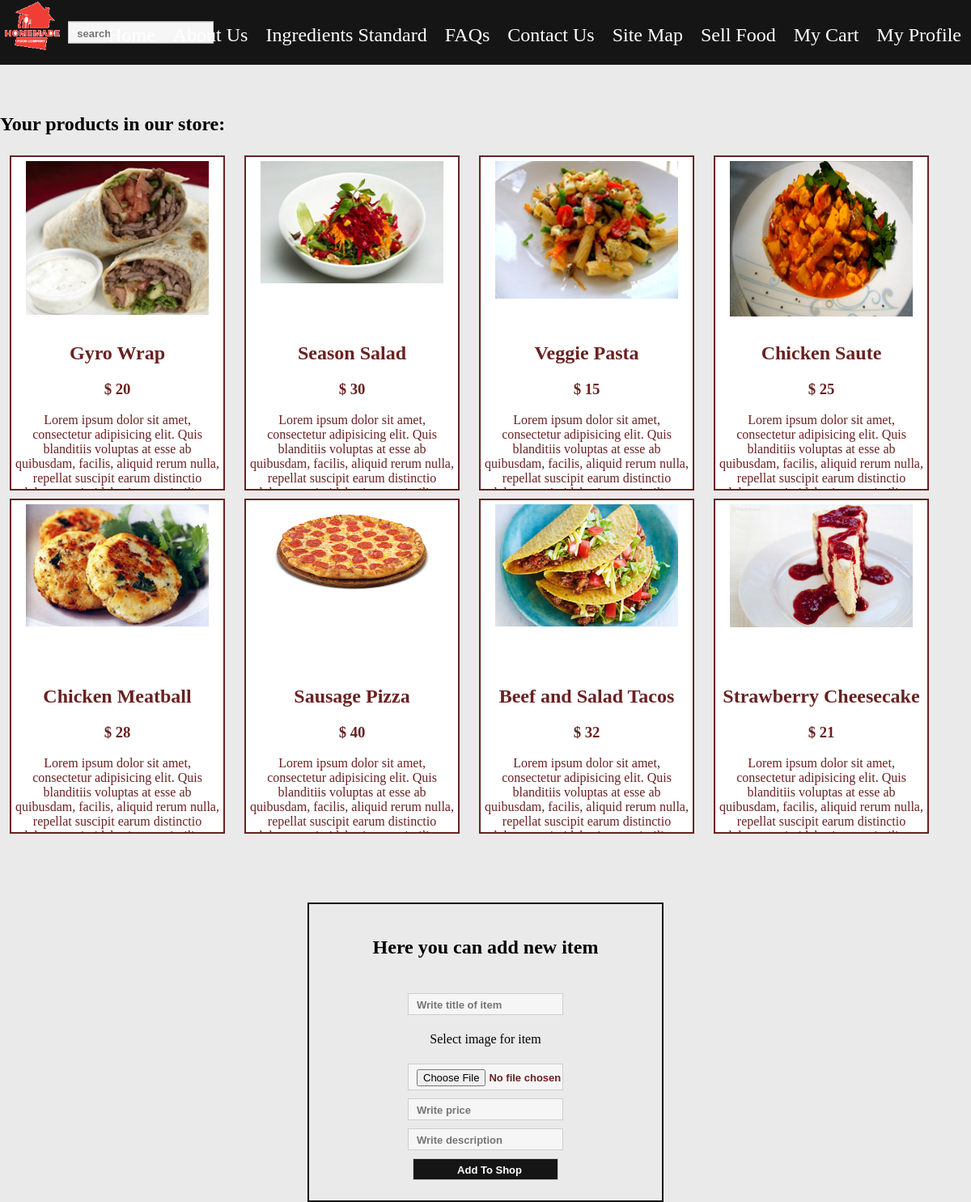
The page /pages/sellFood.php (signed in) on the database its author committed.
### tables this page shows
CREATE TABLE IF NOT EXISTS `items` (
  `id` int(10) unsigned NOT NULL,
  `name` varchar(30) NOT NULL,
  `image` varchar(40) NOT NULL,
  `price` double NOT NULL,
  `description` text NOT NULL,
  `id_user` int(10) unsigned NOT NULL
);

### pages/sellFood.php (the view, shortened to what this page needs)
<?php
require_once '../connection.php';
if (isset($_COOKIE['user'])) {
    if (isset($_POST['submit'])) {
        $uploaddir = $_SERVER['DOCUMENT_ROOT'] . '/images/';
        $uploadfile = $uploaddir . $_FILES['image']['name'];
        $path = 'images/' . $_FILES['image']['name'];
        move_uploaded_file($_FILES['image']['tmp_name'], $uploadfile);
        $get = $db->query("SELECT id FROM users WHERE login = '{$_COOKIE['user']}'");
        $res = $get->fetch_assoc();
        $db->query("INSERT INTO items (name, image, price, description, id_user) VALUES ('{$_POST['name']}', '{$path}', '{$_POST['price']}', '{$_POST['description']}', '{$res['id']}')");
        header('Refresh: 0; url=sellFood.php');
    } else {
        require_once 'header.php';
        $get = $db->query("SELECT id FROM users WHERE login = '{$_COOKIE['user']}'");
        $res = $get->fetch_assoc();
        $get = $db->query("SELECT * FROM items WHERE id_user = '{$res['id']}'");
        $raw = $get->fetch_assoc();
        if ($raw != null) {
            print '<h2>Your products in our store:</h2>';
            ?>
            <div class="item">
                <div class = "itemImg" style = "background-image: url(../<?=$raw['image'] ?>);background-repeat: no-repeat;background-size: 100% auto;"></div>
                <br>
                <h2><?=$raw['name'] ?></h2>
                <h3>$ <?=$raw['price'] ?></h3>
                <p><?=$raw['description'] ?></p>
            </div>
            <?php
            while ($row = $get->fetch_assoc()):
                ?>
                <div class="item">
                    <div class = "itemImg" style = "background-image: url(../<?=$row['image'] ?>);background-repeat: no-repeat;background-size: 100% auto;"></div>
                    <br>
                    <h2><?=$row['name'] ?></h2>
                    <h3>$ <?=$row['price'] ?></h3>
                    <p><?=$row['description'] ?></p>
                </div>
            <?php endwhile;
        }
        else {
            print '<h2>You have not added any items yet.</h2>';
        }
        ?>
        <div class = "formBlock">
            <form enctype="multipart/form-data" method="post">
                <h2>Here you can add new item</h2><br>
                <input type="text" name="name" placeholder="Write title of item" required><br>
                <p>Select image for item</p>
                <input type="file" name="image" placeholder="Write image??" accept="image/*" required><br>
                <input type="text" name="price" placeholder="Write price" required><br>
                <input type="text" name="description" placeholder="Write description" required><br>
                <input type="submit" name="submit" value="Add To Shop">
            </form>
        </div>
        <?php
    }
}
else {
    require_once 'header.php';
    print 'Access denied!';
}
require_once 'footer.php';

### css/style.css (style rules this page uses)
body { margin: 0; padding: 0; background: #eaeaea; }
input, textarea { width: 15vw; font-size: 13px; padding: 6px 0 4px 10px; border: 1px solid #cecece; background: #F6F6f6; color: #6a2121; font-weight: bold; }
.item { float: left; width: 21%; margin: 5px 1%; border: 2px solid #6a2121; padding: 5px; text-align: center; height: 50vh; overflow-y: scroll; background: white; color: #6a2121; }
.itemImg { width: 90%; height: 50%; display: inline-block; }
.formBlock { width: 100%; display: inline-block; text-align: center; padding-top: 10vh; }
.formBlock form { padding: 20px; width: 33vw; border: 2px solid #151515; display: inline-block; }
.formBlock input { margin: 5px 0; }
input[type="submit"] { cursor: pointer; background: #151515; color: white; }

### rows shown on the page
items: image (picture), name "Gyro Wrap", price "20", description "Lorem ipsum dolor sit amet, consectetur adipisicing elit. Quis blanditiis voluptas at esse ab quibusdam, facilis, aliquid rerum nulla, repellat suscipit earum distinctio…"
items: image (picture), name "Season Salad", price "30", description "Lorem ipsum dolor sit amet, consectetur adipisicing elit. Quis blanditiis voluptas at esse ab quibusdam, facilis, aliquid rerum nulla, repellat suscipit earum distinctio…"
items: image (picture), name "Veggie Pasta", price "15", description "Lorem ipsum dolor sit amet, consectetur adipisicing elit. Quis blanditiis voluptas at esse ab quibusdam, facilis, aliquid rerum nulla, repellat suscipit earum distinctio…"
items: image (picture), name "Chicken Saute", price "25", description "Lorem ipsum dolor sit amet, consectetur adipisicing elit. Quis blanditiis voluptas at esse ab quibusdam, facilis, aliquid rerum nulla, repellat suscipit earum distinctio…"
items: image (picture), name "Chicken Meatball", price "28", description "Lorem ipsum dolor sit amet, consectetur adipisicing elit. Quis blanditiis voluptas at esse ab quibusdam, facilis, aliquid rerum nulla, repellat suscipit earum distinctio…"
items: image (picture), name "Sausage Pizza", price "40", description "Lorem ipsum dolor sit amet, consectetur adipisicing elit. Quis blanditiis voluptas at esse ab quibusdam, facilis, aliquid rerum nulla, repellat suscipit earum distinctio…"
items: image (picture), name "Beef and Salad Tacos", price "32", description "Lorem ipsum dolor sit amet, consectetur adipisicing elit. Quis blanditiis voluptas at esse ab quibusdam, facilis, aliquid rerum nulla, repellat suscipit earum distinctio…"
items: image (picture), name "Strawberry Cheesecake", price "21", description "Lorem ipsum dolor sit amet, consectetur adipisicing elit. Quis blanditiis voluptas at esse ab quibusdam, facilis, aliquid rerum nulla, repellat suscipit earum distinctio…"
